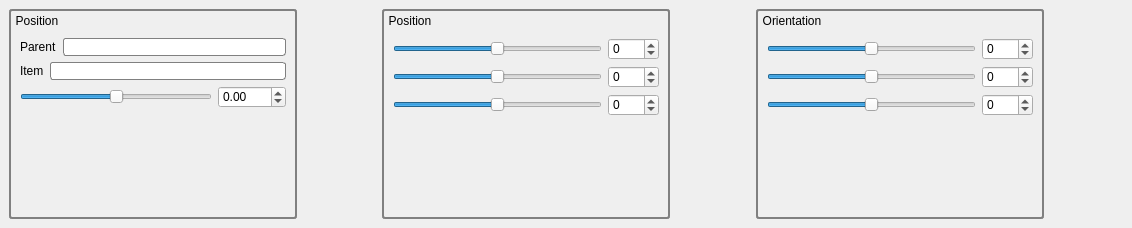
<?xml version="1.0" encoding="UTF-8"?>
<ui version="4.0">
 <class>Inspector</class>
 <widget class="QDockWidget" name="Inspector">
  <property name="geometry">
   <rect>
    <x>0</x>
    <y>0</y>
    <width>1132</width>
    <height>228</height>
   </rect>
  </property>
  <property name="windowTitle">
   <string>Inspector</string>
  </property>
  <widget class="QWidget" name="dockWidgetContents">
   <layout class="QHBoxLayout" name="horizontalLayout_10">
    <item>
     <widget class="QGroupBox" name="groupBox_5">
      <property name="sizePolicy">
       <sizepolicy hsizetype="MinimumExpanding" vsizetype="MinimumExpanding">
        <horstretch>1</horstretch>
        <verstretch>1</verstretch>
       </sizepolicy>
      </property>
      <property name="minimumSize">
       <size>
        <width>0</width>
        <height>0</height>
       </size>
      </property>
      <property name="styleSheet">
       <string notr="true">QGroupBox { 
   border: 2px solid gray; 
   border-radius: 3px; 
}

QGroupBox::title { 
    background-color: transparent;
    subcontrol-position: top left; /* position at the top left*/ 
    padding-top: 5px;
    padding-left: 5px;
 } </string>
      </property>
      <property name="title">
       <string>Position</string>
      </property>
      <layout class="QVBoxLayout" name="verticalLayout_3">
       <property name="topMargin">
        <number>27</number>
       </property>
       <item>
        <layout class="QHBoxLayout" name="horizontalLayout_7">
         <item>
          <widget class="QLabel" name="label">
           <property name="styleSheet">
            <string notr="true">border: 0px solid gray; 
     border-radius: 3px; </string>
           </property>
           <property name="text">
            <string>Parent</string>
           </property>
          </widget>
         </item>
         <item>
          <widget class="QLineEdit" name="lineEdit">
           <property name="styleSheet">
            <string notr="true">border: 1px solid gray; 
     border-radius: 3px; </string>
           </property>
          </widget>
         </item>
        </layout>
       </item>
       <item>
        <layout class="QHBoxLayout" name="horizontalLayout_8">
         <item>
          <widget class="QLabel" name="label_2">
           <property name="styleSheet">
            <string notr="true">border: 0px solid gray; 
     border-radius: 3px; </string>
           </property>
           <property name="text">
            <string>Item</string>
           </property>
          </widget>
         </item>
         <item>
          <widget class="QLineEdit" name="lineEdit_2">
           <property name="styleSheet">
            <string notr="true">border: 1px solid gray; 
     border-radius: 3px; </string>
           </property>
          </widget>
         </item>
        </layout>
       </item>
       <item>
        <layout class="QHBoxLayout" name="horizontalLayout_9">
         <item>
          <widget class="DoubleSlider" name="positionSlider_0">
           <property name="styleSheet">
            <string notr="true">border: 0px solid gray; 
     border-radius: 3px; </string>
           </property>
           <property name="minimum">
            <number>-1800</number>
           </property>
           <property name="maximum">
            <number>1800</number>
           </property>
           <property name="singleStep">
            <number>1</number>
           </property>
           <property name="pageStep">
            <number>1</number>
           </property>
           <property name="orientation">
            <enum>Qt::Horizontal</enum>
           </property>
          </widget>
         </item>
         <item>
          <widget class="QDoubleSpinBox" name="positionSpinBox_0">
           <property name="minimum">
            <double>-180.000000000000000</double>
           </property>
           <property name="maximum">
            <double>180.000000000000000</double>
           </property>
          </widget>
         </item>
        </layout>
       </item>
       <item>
        <spacer name="verticalSpacer_3">
         <property name="orientation">
          <enum>Qt::Vertical</enum>
         </property>
         <property name="sizeHint" stdset="0">
          <size>
           <width>20</width>
           <height>21</height>
          </size>
         </property>
        </spacer>
       </item>
      </layout>
     </widget>
    </item>
    <item>
     <spacer name="horizontalSpacer">
      <property name="orientation">
       <enum>Qt::Horizontal</enum>
      </property>
      <property name="sizeHint" stdset="0">
       <size>
        <width>79</width>
        <height>20</height>
       </size>
      </property>
     </spacer>
    </item>
    <item>
     <widget class="QGroupBox" name="groupBox_4">
      <property name="sizePolicy">
       <sizepolicy hsizetype="MinimumExpanding" vsizetype="MinimumExpanding">
        <horstretch>1</horstretch>
        <verstretch>1</verstretch>
       </sizepolicy>
      </property>
      <property name="styleSheet">
       <string notr="true">QGroupBox { 
   border: 2px solid gray; 
   border-radius: 3px; 
}

QGroupBox::title { 
    background-color: transparent;
    subcontrol-position: top left; /* position at the top left*/ 
    padding-top: 5px;
    padding-left: 5px;
 } </string>
      </property>
      <property name="title">
       <string>Position</string>
      </property>
      <layout class="QVBoxLayout" name="verticalLayout_2">
       <property name="topMargin">
        <number>27</number>
       </property>
       <item>
        <layout class="QHBoxLayout" name="horizontalLayout_4">
         <item>
          <widget class="QSlider" name="positionSlider_1">
           <property name="styleSheet">
            <string notr="true">border: 0px solid gray; 
     border-radius: 3px; </string>
           </property>
           <property name="minimum">
            <number>-180</number>
           </property>
           <property name="maximum">
            <number>180</number>
           </property>
           <property name="orientation">
            <enum>Qt::Horizontal</enum>
           </property>
          </widget>
         </item>
         <item>
          <widget class="QSpinBox" name="positionSpinBox_1">
           <property name="minimum">
            <number>-180</number>
           </property>
           <property name="maximum">
            <number>180</number>
           </property>
          </widget>
         </item>
        </layout>
       </item>
       <item>
        <layout class="QHBoxLayout" name="horizontalLayout_5">
         <item>
          <widget class="QSlider" name="positionSlider_2">
           <property name="styleSheet">
            <string notr="true">border: 0px solid gray; 
     border-radius: 3px; </string>
           </property>
           <property name="minimum">
            <number>-180</number>
           </property>
           <property name="maximum">
            <number>180</number>
           </property>
           <property name="orientation">
            <enum>Qt::Horizontal</enum>
           </property>
          </widget>
         </item>
         <item>
          <widget class="QSpinBox" name="positionSpinBox_2">
           <property name="minimum">
            <number>-180</number>
           </property>
           <property name="maximum">
            <number>180</number>
           </property>
          </widget>
         </item>
        </layout>
       </item>
       <item>
        <layout class="QHBoxLayout" name="horizontalLayout_6">
         <item>
          <widget class="QSlider" name="positionSlider_3">
           <property name="styleSheet">
            <string notr="true">border: 0px solid gray; 
     border-radius: 3px; </string>
           </property>
           <property name="minimum">
            <number>-180</number>
           </property>
           <property name="maximum">
            <number>180</number>
           </property>
           <property name="orientation">
            <enum>Qt::Horizontal</enum>
           </property>
          </widget>
         </item>
         <item>
          <widget class="QSpinBox" name="positionSpinBox_3">
           <property name="minimum">
            <number>-180</number>
           </property>
           <property name="maximum">
            <number>180</number>
           </property>
          </widget>
         </item>
        </layout>
       </item>
       <item>
        <spacer name="verticalSpacer_2">
         <property name="orientation">
          <enum>Qt::Vertical</enum>
         </property>
         <property name="sizeHint" stdset="0">
          <size>
           <width>20</width>
           <height>21</height>
          </size>
         </property>
        </spacer>
       </item>
      </layout>
     </widget>
    </item>
    <item>
     <spacer name="horizontalSpacer_2">
      <property name="orientation">
       <enum>Qt::Horizontal</enum>
      </property>
      <property name="sizeHint" stdset="0">
       <size>
        <width>80</width>
        <height>20</height>
       </size>
      </property>
     </spacer>
    </item>
    <item>
     <widget class="QGroupBox" name="groupBox_3">
      <property name="sizePolicy">
       <sizepolicy hsizetype="MinimumExpanding" vsizetype="MinimumExpanding">
        <horstretch>1</horstretch>
        <verstretch>1</verstretch>
       </sizepolicy>
      </property>
      <property name="styleSheet">
       <string notr="true">QGroupBox { 
   border: 2px solid gray; 
   border-radius: 3px; 
}

QGroupBox::title { 
    background-color: transparent;
    subcontrol-position: top left; /* position at the top left*/ 
    padding-top: 5px;
    padding-left: 5px;
 } </string>
      </property>
      <property name="title">
       <string>Orientation</string>
      </property>
      <layout class="QVBoxLayout" name="verticalLayout">
       <property name="topMargin">
        <number>27</number>
       </property>
       <item>
        <layout class="QHBoxLayout" name="horizontalLayout_3">
         <item>
          <widget class="QSlider" name="orientationSlider_1">
           <property name="styleSheet">
            <string notr="true">border: 0px solid gray; 
     border-radius: 3px; </string>
           </property>
           <property name="minimum">
            <number>-180</number>
           </property>
           <property name="maximum">
            <number>180</number>
           </property>
           <property name="orientation">
            <enum>Qt::Horizontal</enum>
           </property>
          </widget>
         </item>
         <item>
          <widget class="QSpinBox" name="orientationSpinBox_1">
           <property name="minimum">
            <number>-180</number>
           </property>
           <property name="maximum">
            <number>180</number>
           </property>
          </widget>
         </item>
        </layout>
       </item>
       <item>
        <layout class="QHBoxLayout" name="horizontalLayout_2">
         <item>
          <widget class="QSlider" name="orientationSlider_2">
           <property name="styleSheet">
            <string notr="true">border: 0px solid gray; 
     border-radius: 3px; </string>
           </property>
           <property name="minimum">
            <number>-180</number>
           </property>
           <property name="maximum">
            <number>180</number>
           </property>
           <property name="orientation">
            <enum>Qt::Horizontal</enum>
           </property>
          </widget>
         </item>
         <item>
          <widget class="QSpinBox" name="orientationSpinBox_2">
           <property name="minimum">
            <number>-180</number>
           </property>
           <property name="maximum">
            <number>180</number>
           </property>
          </widget>
         </item>
        </layout>
       </item>
       <item>
        <layout class="QHBoxLayout" name="horizontalLayout">
         <item>
          <widget class="QSlider" name="orientationSlider_3">
           <property name="styleSheet">
            <string notr="true">border: 0px solid gray; 
     border-radius: 3px; </string>
           </property>
           <property name="minimum">
            <number>-180</number>
           </property>
           <property name="maximum">
            <number>180</number>
           </property>
           <property name="orientation">
            <enum>Qt::Horizontal</enum>
           </property>
          </widget>
         </item>
         <item>
          <widget class="QSpinBox" name="orientationSpinBox_3">
           <property name="minimum">
            <number>-180</number>
           </property>
           <property name="maximum">
            <number>180</number>
           </property>
          </widget>
         </item>
        </layout>
       </item>
       <item>
        <spacer name="verticalSpacer">
         <property name="orientation">
          <enum>Qt::Vertical</enum>
         </property>
         <property name="sizeHint" stdset="0">
          <size>
           <width>20</width>
           <height>14</height>
          </size>
         </property>
        </spacer>
       </item>
      </layout>
     </widget>
    </item>
    <item>
     <spacer name="horizontalSpacer_4">
      <property name="orientation">
       <enum>Qt::Horizontal</enum>
      </property>
      <property name="sizeHint" stdset="0">
       <size>
        <width>79</width>
        <height>20</height>
       </size>
      </property>
     </spacer>
    </item>
   </layout>
  </widget>
 </widget>
 <customwidgets>
  <customwidget>
   <class>DoubleSlider</class>
   <extends>QSlider</extends>
   <header>doubleslider.h</header>
   <slots>
    <signal>dsvalueChanged(double)</signal>
    <slot>setValueAndEmit(int)</slot>
    <slot>getValueAndEmit(double)</slot>
   </slots>
  </customwidget>
 </customwidgets>
 <resources/>
 <connections>
  <connection>
   <sender>positionSlider_1</sender>
   <signal>valueChanged(int)</signal>
   <receiver>positionSpinBox_1</receiver>
   <slot>setValue(int)</slot>
   <hints>
    <hint type="sourcelabel">
     <x>585</x>
     <y>88</y>
    </hint>
    <hint type="destinationlabel">
     <x>651</x>
     <y>90</y>
    </hint>
   </hints>
  </connection>
  <connection>
   <sender>positionSlider_2</sender>
   <signal>valueChanged(int)</signal>
   <receiver>positionSpinBox_2</receiver>
   <slot>setValue(int)</slot>
   <hints>
    <hint type="sourcelabel">
     <x>585</x>
     <y>123</y>
    </hint>
    <hint type="destinationlabel">
     <x>651</x>
     <y>125</y>
    </hint>
   </hints>
  </connection>
  <connection>
   <sender>positionSlider_3</sender>
   <signal>valueChanged(int)</signal>
   <receiver>positionSpinBox_3</receiver>
   <slot>setValue(int)</slot>
   <hints>
    <hint type="sourcelabel">
     <x>585</x>
     <y>158</y>
    </hint>
    <hint type="destinationlabel">
     <x>651</x>
     <y>160</y>
    </hint>
   </hints>
  </connection>
  <connection>
   <sender>orientationSlider_1</sender>
   <signal>valueChanged(int)</signal>
   <receiver>orientationSpinBox_1</receiver>
   <slot>setValue(int)</slot>
   <hints>
    <hint type="sourcelabel">
     <x>871</x>
     <y>79</y>
    </hint>
    <hint type="destinationlabel">
     <x>994</x>
     <y>74</y>
    </hint>
   </hints>
  </connection>
  <connection>
   <sender>orientationSlider_2</sender>
   <signal>valueChanged(int)</signal>
   <receiver>orientationSpinBox_2</receiver>
   <slot>setValue(int)</slot>
   <hints>
    <hint type="sourcelabel">
     <x>870</x>
     <y>104</y>
    </hint>
    <hint type="destinationlabel">
     <x>987</x>
     <y>101</y>
    </hint>
   </hints>
  </connection>
  <connection>
   <sender>orientationSlider_3</sender>
   <signal>valueChanged(int)</signal>
   <receiver>orientationSpinBox_3</receiver>
   <slot>setValue(int)</slot>
   <hints>
    <hint type="sourcelabel">
     <x>872</x>
     <y>146</y>
    </hint>
    <hint type="destinationlabel">
     <x>984</x>
     <y>156</y>
    </hint>
   </hints>
  </connection>
  <connection>
   <sender>positionSlider_0</sender>
   <signal>dsvalueChanged(double)</signal>
   <receiver>positionSpinBox_0</receiver>
   <slot>setValue(double)</slot>
   <hints>
    <hint type="sourcelabel">
     <x>118</x>
     <y>139</y>
    </hint>
    <hint type="destinationlabel">
     <x>240</x>
     <y>136</y>
    </hint>
   </hints>
  </connection>
  <connection>
   <sender>positionSpinBox_0</sender>
   <signal>valueChanged(double)</signal>
   <receiver>positionSlider_0</receiver>
   <slot>getValueAndEmit(double)</slot>
   <hints>
    <hint type="sourcelabel">
     <x>248</x>
     <y>148</y>
    </hint>
    <hint type="destinationlabel">
     <x>115</x>
     <y>138</y>
    </hint>
   </hints>
  </connection>
 </connections>
</ui>
